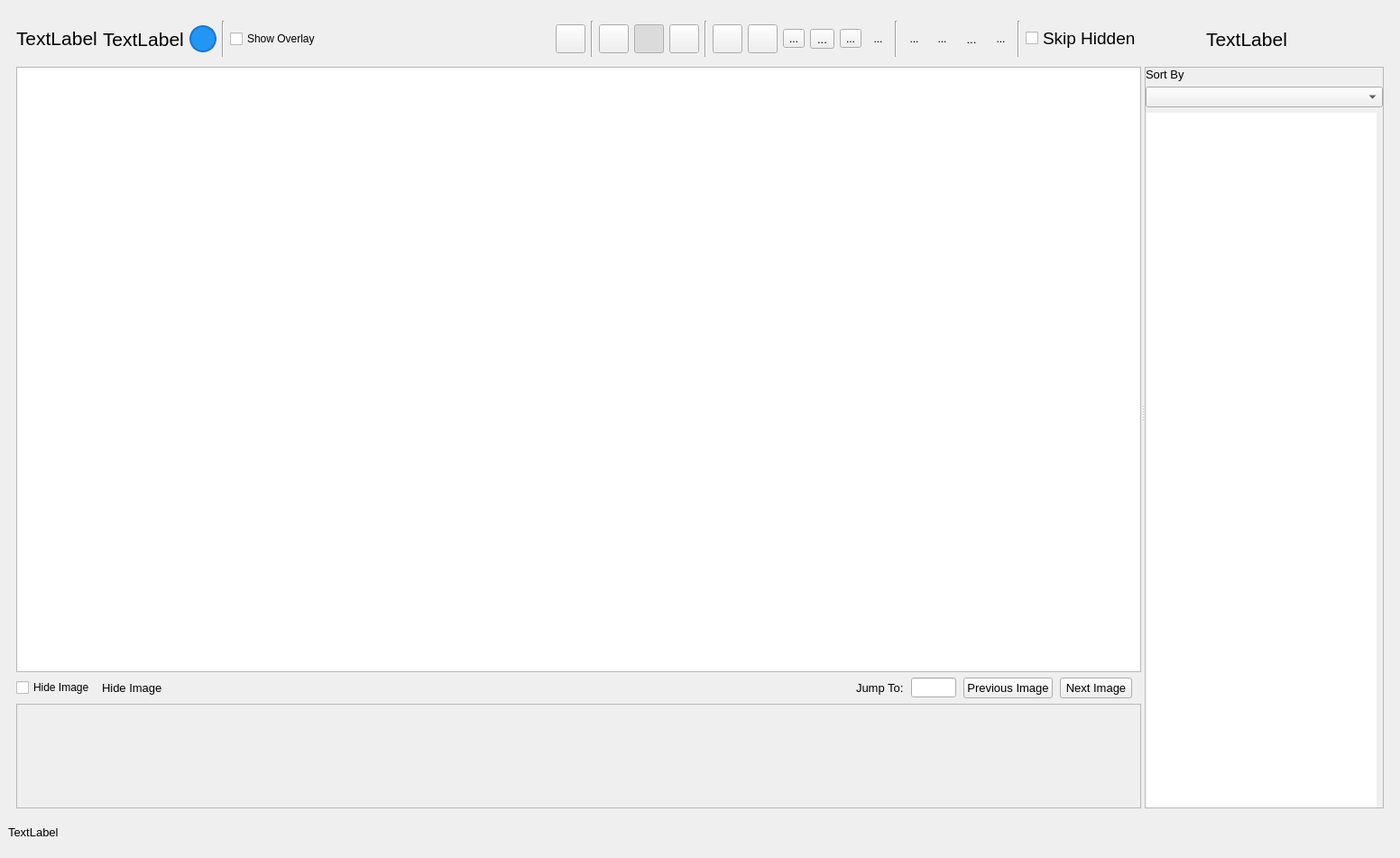
<?xml version="1.0" encoding="UTF-8"?>
<ui version="4.0">
 <class>Viewer</class>
 <widget class="QMainWindow" name="Viewer">
  <property name="geometry">
   <rect>
    <x>0</x>
    <y>0</y>
    <width>1552</width>
    <height>951</height>
   </rect>
  </property>
  <property name="windowTitle">
   <string>Automated Drone Image Analysis Tool :: Viewer - Sponsored by TEXSAR</string>
  </property>
  <property name="windowIcon">
   <iconset resource="../../../resources.qrc">
    <normaloff>:/ADIAT.ico</normaloff>:/ADIAT.ico</iconset>
  </property>
  <widget class="QWidget" name="outerWidget">
   <layout class="QVBoxLayout" name="verticalLayout">
    <property name="spacing">
     <number>6</number>
    </property>
    <property name="bottomMargin">
     <number>9</number>
    </property>
    <item>
     <widget class="QWidget" name="mainWidget" native="true">
      <layout class="QHBoxLayout" name="horizontalLayout_6">
       <property name="bottomMargin">
        <number>0</number>
       </property>
       <item>
        <widget class="QSplitter" name="mainSplitter">
         <property name="orientation">
          <enum>Qt::Horizontal</enum>
         </property>
         <property name="childrenCollapsible">
          <bool>false</bool>
         </property>
         <widget class="QWidget" name="imageWidget" native="true">
          <layout class="QVBoxLayout" name="verticalLayout_3">
           <property name="spacing">
            <number>6</number>
           </property>
           <property name="leftMargin">
            <number>0</number>
           </property>
           <property name="topMargin">
            <number>0</number>
           </property>
           <property name="rightMargin">
            <number>0</number>
           </property>
           <property name="bottomMargin">
            <number>0</number>
           </property>
           <item>
            <widget class="QWidget" name="mainHeaderWidget" native="true">
             <property name="sizePolicy">
              <sizepolicy hsizetype="Preferred" vsizetype="Minimum">
               <horstretch>0</horstretch>
               <verstretch>0</verstretch>
              </sizepolicy>
             </property>
             <property name="minimumSize">
              <size>
               <width>0</width>
               <height>50</height>
              </size>
             </property>
             <property name="maximumSize">
              <size>
               <width>16777215</width>
               <height>50</height>
              </size>
             </property>
             <layout class="QHBoxLayout" name="horizontalLayout_5">
              <property name="leftMargin">
               <number>0</number>
              </property>
              <property name="topMargin">
               <number>5</number>
              </property>
              <property name="rightMargin">
               <number>0</number>
              </property>
              <property name="bottomMargin">
               <number>5</number>
              </property>
              <item>
               <widget class="QLabel" name="fileNameLabel">
                <property name="sizePolicy">
                 <sizepolicy hsizetype="Preferred" vsizetype="Preferred">
                  <horstretch>0</horstretch>
                  <verstretch>0</verstretch>
                 </sizepolicy>
                </property>
                <property name="minimumSize">
                 <size>
                  <width>10</width>
                  <height>0</height>
                 </size>
                </property>
                <property name="font">
                 <font>
                  <pointsize>16</pointsize>
                 </font>
                </property>
                <property name="text">
                 <string>TextLabel</string>
                </property>
                <property name="textInteractionFlags">
                 <set>Qt::LinksAccessibleByMouse|Qt::TextSelectableByKeyboard|Qt::TextSelectableByMouse</set>
                </property>
               </widget>
              </item>
              <item>
               <widget class="QLabel" name="indexLabel">
                <property name="sizePolicy">
                 <sizepolicy hsizetype="Preferred" vsizetype="Preferred">
                  <horstretch>0</horstretch>
                  <verstretch>0</verstretch>
                 </sizepolicy>
                </property>
                <property name="font">
                 <font>
                  <pointsize>16</pointsize>
                 </font>
                </property>
                <property name="text">
                 <string>TextLabel</string>
                </property>
                <property name="alignment">
                 <set>Qt::AlignLeading|Qt::AlignLeft|Qt::AlignVCenter</set>
                </property>
               </widget>
              </item>
              <item>
               <widget class="QToolButton" name="helpButton">
                <property name="minimumSize">
                 <size>
                  <width>30</width>
                  <height>30</height>
                 </size>
                </property>
                <property name="maximumSize">
                 <size>
                  <width>30</width>
                  <height>30</height>
                 </size>
                </property>
                <property name="font">
                 <font>
                  <pointsize>16</pointsize>
                  <bold>true</bold>
                 </font>
                </property>
                <property name="toolTip">
                 <string>View keyboard shortcuts and help</string>
                </property>
                <property name="styleSheet">
                 <string notr="true">QToolButton {
    background-color: #2196F3;
    color: white;
    border: 2px solid #1976D2;
    border-radius: 15px;
    font-weight: bold;
}
QToolButton:hover {
    background-color: #1976D2;
}
QToolButton:pressed {
    background-color: #0D47A1;
}</string>
                </property>
                <property name="text">
                 <string/>
                </property>
                <property name="iconSize">
                 <size>
                  <width>25</width>
                  <height>25</height>
                 </size>
                </property>
               </widget>
              </item>
              <item>
               <widget class="Line" name="line_3">
                <property name="orientation">
                 <enum>Qt::Vertical</enum>
                </property>
               </widget>
              </item>
              <item>
               <widget class="QCheckBox" name="showOverlayCheckBox">
                <property name="toolTip">
                 <string>Toggle the detection overlay on the image.
When enabled, shows processed image with detected objects highlighted.
When disabled, shows the original unprocessed image.
Use to compare original image with detection results.</string>
                </property>
                <property name="text">
                 <string>Show Overlay</string>
                </property>
               </widget>
              </item>
              <item>
               <spacer name="horizontalSpacer_3">
                <property name="orientation">
                 <enum>Qt::Horizontal</enum>
                </property>
                <property name="sizeHint" stdset="0">
                 <size>
                  <width>224</width>
                  <height>20</height>
                 </size>
                </property>
               </spacer>
              </item>
              <item>
               <widget class="QToolButton" name="galleryModeButton">
                <property name="toolTip">
                 <string>Toggle Gallery Mode (G)
Shows all AOIs from all images in a grid view</string>
                </property>
                <property name="text">
                 <string/>
                </property>
                <property name="iconSize">
                 <size>
                  <width>25</width>
                  <height>25</height>
                 </size>
                </property>
                <property name="checkable">
                 <bool>true</bool>
                </property>
                <property name="checked">
                 <bool>false</bool>
                </property>
               </widget>
              </item>
              <item>
               <widget class="Line" name="line_2">
                <property name="orientation">
                 <enum>Qt::Vertical</enum>
                </property>
               </widget>
              </item>
              <item>
               <widget class="QToolButton" name="showPOIsButton">
                <property name="toolTip">
                 <string>Highlight Pixels of Interest(H)</string>
                </property>
                <property name="text">
                 <string/>
                </property>
                <property name="iconSize">
                 <size>
                  <width>25</width>
                  <height>25</height>
                 </size>
                </property>
                <property name="checkable">
                 <bool>true</bool>
                </property>
                <property name="checked">
                 <bool>false</bool>
                </property>
               </widget>
              </item>
              <item>
               <widget class="QToolButton" name="showAOIsButton">
                <property name="toolTip">
                 <string>Show AOIs</string>
                </property>
                <property name="text">
                 <string/>
                </property>
                <property name="iconSize">
                 <size>
                  <width>25</width>
                  <height>25</height>
                 </size>
                </property>
                <property name="checkable">
                 <bool>true</bool>
                </property>
                <property name="checked">
                 <bool>true</bool>
                </property>
               </widget>
              </item>
              <item>
               <widget class="QToolButton" name="thermalHistogramButton">
                <property name="toolTip">
                 <string>Open Histogram</string>
                </property>
                <property name="text">
                 <string/>
                </property>
                <property name="iconSize">
                 <size>
                  <width>25</width>
                  <height>25</height>
                 </size>
                </property>
               </widget>
              </item>
              <item>
               <widget class="Line" name="line_7">
                <property name="orientation">
                 <enum>Qt::Vertical</enum>
                </property>
               </widget>
              </item>
              <item>
               <widget class="QToolButton" name="GPSMapButton">
                <property name="toolTip">
                 <string>Map with Image Locations (M)</string>
                </property>
                <property name="text">
                 <string/>
                </property>
                <property name="iconSize">
                 <size>
                  <width>25</width>
                  <height>25</height>
                 </size>
                </property>
               </widget>
              </item>
              <item>
               <widget class="QToolButton" name="rotateImageButton">
                <property name="toolTip">
                 <string>North-Oriented View of Image (R)</string>
                </property>
                <property name="text">
                 <string/>
                </property>
                <property name="iconSize">
                 <size>
                  <width>25</width>
                  <height>25</height>
                 </size>
                </property>
               </widget>
              </item>
              <item>
               <widget class="QToolButton" name="adjustmentsButton">
                <property name="toolTip">
                 <string>Adjust Image (Ctrl+H)</string>
                </property>
                <property name="text">
                 <string>...</string>
                </property>
                <property name="icon">
                 <iconset resource="../../../resources.qrc">
                  <normaloff>:/icons/dark/adjustments.png</normaloff>:/icons/dark/adjustments.png</iconset>
                </property>
                <property name="iconSize">
                 <size>
                  <width>25</width>
                  <height>25</height>
                 </size>
                </property>
                <property name="iconName" stdset="0">
                 <string>adjustments.png</string>
                </property>
               </widget>
              </item>
              <item>
               <widget class="QToolButton" name="measureButton">
                <property name="font">
                 <font>
                  <pointsize>10</pointsize>
                 </font>
                </property>
                <property name="toolTip">
                 <string>Measure Distance (Ctrl+M)</string>
                </property>
                <property name="text">
                 <string>...</string>
                </property>
                <property name="icon">
                 <iconset resource="../../../resources.qrc">
                  <normaloff>:/icons/ruler.png</normaloff>:/icons/ruler.png</iconset>
                </property>
                <property name="iconSize">
                 <size>
                  <width>25</width>
                  <height>25</height>
                 </size>
                </property>
                <property name="iconName" stdset="0">
                 <string>ruler.png</string>
                </property>
               </widget>
              </item>
              <item>
               <widget class="QToolButton" name="personOverlayButton">
                <property name="toolTip">
                 <string>Person Size Reference (Ctrl+P)</string>
                </property>
                <property name="text">
                 <string>...</string>
                </property>
                <property name="iconSize">
                 <size>
                  <width>25</width>
                  <height>25</height>
                 </size>
                </property>
                <property name="iconName" stdset="0">
                 <string>person.png</string>
                </property>
               </widget>
              </item>
              <item>
               <widget class="QToolButton" name="magnifyButton">
                <property name="toolTip">
                 <string>Toggle Magnifying Glass (Middle Mouse)</string>
                </property>
                <property name="styleSheet">
                 <string notr="true">QToolButton {
    border: 1px solid transparent;
    border-radius: 4px;
    padding: 2px;
}
QToolButton:hover {
    border: 1px solid #888;
    background-color: rgba(136, 136, 136, 0.1);
}
QToolButton:pressed {
    background-color: rgba(136, 136, 136, 0.2);
}</string>
                </property>
                <property name="text">
                 <string>...</string>
                </property>
                <property name="icon">
                 <iconset>
                  <normaloff>:/icons/dark/icons/dark_theme/magnify.png</normaloff>:/icons/dark/icons/dark_theme/magnify.png</iconset>
                </property>
                <property name="iconSize">
                 <size>
                  <width>25</width>
                  <height>25</height>
                 </size>
                </property>
                <property name="iconName" stdset="0">
                 <string>magnify.png</string>
                </property>
               </widget>
              </item>
              <item>
               <widget class="Line" name="line_4">
                <property name="orientation">
                 <enum>Qt::Vertical</enum>
                </property>
               </widget>
              </item>
              <item>
               <widget class="QToolButton" name="kmlButton">
                <property name="toolTip">
                 <string>Map Export (KML / CalTopo)</string>
                </property>
                <property name="styleSheet">
                 <string notr="true">QToolButton {
    border: 1px solid transparent;
    border-radius: 4px;
    padding: 2px;
}
QToolButton:hover {
    border: 1px solid #888;
    background-color: rgba(136, 136, 136, 0.1);
}
QToolButton:pressed {
    background-color: rgba(136, 136, 136, 0.2);
}</string>
                </property>
                <property name="text">
                 <string>...</string>
                </property>
                <property name="icon">
                 <iconset resource="../../../resources.qrc">
                  <normaloff>:/icons/map.png</normaloff>:/icons/map.png</iconset>
                </property>
                <property name="iconSize">
                 <size>
                  <width>25</width>
                  <height>25</height>
                 </size>
                </property>
                <property name="iconName" stdset="0">
                 <string>map.png</string>
                </property>
               </widget>
              </item>
              <item>
               <widget class="QToolButton" name="pdfButton">
                <property name="toolTip">
                 <string>Generate PDF Report</string>
                </property>
                <property name="styleSheet">
                 <string notr="true">QToolButton {
    border: 1px solid transparent;
    border-radius: 4px;
    padding: 2px;
}
QToolButton:hover {
    border: 1px solid #888;
    background-color: rgba(136, 136, 136, 0.1);
}
QToolButton:pressed {
    background-color: rgba(136, 136, 136, 0.2);
}</string>
                </property>
                <property name="text">
                 <string>...</string>
                </property>
                <property name="icon">
                 <iconset resource="../../../resources.qrc">
                  <normaloff>:/icons/pdf.png</normaloff>:/icons/pdf.png</iconset>
                </property>
                <property name="iconSize">
                 <size>
                  <width>25</width>
                  <height>25</height>
                 </size>
                </property>
                <property name="iconName" stdset="0">
                 <string>pdf.png</string>
                </property>
               </widget>
              </item>
              <item>
               <widget class="QToolButton" name="zipButton">
                <property name="font">
                 <font>
                  <pointsize>10</pointsize>
                 </font>
                </property>
                <property name="toolTip">
                 <string>Generate Zip Bundle</string>
                </property>
                <property name="styleSheet">
                 <string notr="true">QToolButton {
    border: 1px solid transparent;
    border-radius: 4px;
    padding: 2px;
}
QToolButton:hover {
    border: 1px solid #888;
    background-color: rgba(136, 136, 136, 0.1);
}
QToolButton:pressed {
    background-color: rgba(136, 136, 136, 0.2);
}</string>
                </property>
                <property name="text">
                 <string>...</string>
                </property>
                <property name="icon">
                 <iconset resource="../../../resources.qrc">
                  <normaloff>:/icons/zip.png</normaloff>:/icons/zip.png</iconset>
                </property>
                <property name="iconSize">
                 <size>
                  <width>25</width>
                  <height>25</height>
                 </size>
                </property>
                <property name="iconName" stdset="0">
                 <string>zip.png</string>
                </property>
               </widget>
              </item>
              <item>
               <widget class="QToolButton" name="teamPlanningButton">
                <property name="toolTip">
                 <string>Plan Verification (T)</string>
                </property>
                <property name="styleSheet">
                 <string notr="true">QToolButton {
    border: 1px solid transparent;
    border-radius: 4px;
    padding: 2px;
}
QToolButton:hover {
    border: 1px solid #888;
    background-color: rgba(136, 136, 136, 0.1);
}
QToolButton:pressed {
    background-color: rgba(136, 136, 136, 0.2);
}</string>
                </property>
                <property name="text">
                 <string>...</string>
                </property>
                <property name="iconSize">
                 <size>
                  <width>25</width>
                  <height>25</height>
                 </size>
                </property>
               </widget>
              </item>
              <item>
               <widget class="Line" name="line">
                <property name="orientation">
                 <enum>Qt::Vertical</enum>
                </property>
               </widget>
              </item>
              <item>
               <widget class="QCheckBox" name="skipHidden">
                <property name="sizePolicy">
                 <sizepolicy hsizetype="Maximum" vsizetype="Fixed">
                  <horstretch>0</horstretch>
                  <verstretch>0</verstretch>
                 </sizepolicy>
                </property>
                <property name="font">
                 <font>
                  <pointsize>14</pointsize>
                 </font>
                </property>
                <property name="toolTip">
                 <string>Skip hidden images when navigating.
When enabled, Previous/Next buttons will skip over images marked as hidden.
Use to focus on images that haven't been reviewed or marked for exclusion.
Keyboard shortcut: H to hide/unhide current image</string>
                </property>
                <property name="text">
                 <string>Skip Hidden</string>
                </property>
               </widget>
              </item>
             </layout>
            </widget>
           </item>
           <item>
            <widget class="QGraphicsView" name="placeholderImage">
             <property name="sizePolicy">
              <sizepolicy hsizetype="Expanding" vsizetype="MinimumExpanding">
               <horstretch>0</horstretch>
               <verstretch>0</verstretch>
              </sizepolicy>
             </property>
             <property name="minimumSize">
              <size>
               <width>0</width>
               <height>0</height>
              </size>
             </property>
             <property name="font">
              <font>
               <pointsize>9</pointsize>
              </font>
             </property>
            </widget>
           </item>
           <item>
            <layout class="QHBoxLayout" name="ButtonLayout">
             <property name="spacing">
              <number>8</number>
             </property>
             <property name="rightMargin">
              <number>10</number>
             </property>
             <item>
              <widget class="QCheckBox" name="hideImageCheckbox">
               <property name="toolTip">
                <string>Mark current image as hidden.
Hidden images can be excluded from reports, exports, and navigation.
Use to remove images with false positives or no relevant detections.
When &quot;Skip Hidden&quot; is enabled, hidden images are skipped during navigation.
Keyboard shortcut: H</string>
               </property>
               <property name="text">
                <string>Hide Image</string>
               </property>
              </widget>
             </item>
             <item>
              <widget class="QLabel" name="hideImageLabel">
               <property name="font">
                <font>
                 <pointsize>10</pointsize>
                </font>
               </property>
               <property name="toolTip">
                <string>Displays the name of the currently hidden image.
When an image is marked as hidden, its filename appears here.
Hidden images are excluded from navigation when &quot;Skip Hidden&quot; is enabled.</string>
               </property>
               <property name="frameShadow">
                <enum>QFrame::Plain</enum>
               </property>
               <property name="text">
                <string>Hide Image</string>
               </property>
               <property name="margin">
                <number>0</number>
               </property>
              </widget>
             </item>
             <item>
              <spacer name="horizontalSpacer_2">
               <property name="orientation">
                <enum>Qt::Horizontal</enum>
               </property>
               <property name="sizeHint" stdset="0">
                <size>
                 <width>40</width>
                 <height>20</height>
                </size>
               </property>
              </spacer>
             </item>
             <item>
              <widget class="QLabel" name="jumpToLabel">
               <property name="font">
                <font>
                 <pointsize>10</pointsize>
                </font>
               </property>
               <property name="toolTip">
                <string>Jump directly to a specific image number.
Enter an image number and press Enter to navigate instantly.
Useful for reviewing specific images or returning to a noted location.</string>
               </property>
               <property name="text">
                <string>Jump To:</string>
               </property>
              </widget>
             </item>
             <item>
              <widget class="QLineEdit" name="jumpToLine">
               <property name="sizePolicy">
                <sizepolicy hsizetype="Fixed" vsizetype="Fixed">
                 <horstretch>0</horstretch>
                 <verstretch>0</verstretch>
                </sizepolicy>
               </property>
               <property name="minimumSize">
                <size>
                 <width>50</width>
                 <height>0</height>
                </size>
               </property>
               <property name="maximumSize">
                <size>
                 <width>50</width>
                 <height>16777215</height>
                </size>
               </property>
               <property name="toolTip">
                <string>Enter an image number (1 to total) and press Enter.
Quickly navigate to any image in the analysis results.
Example: Type &quot;25&quot; and press Enter to jump to image #25</string>
               </property>
              </widget>
             </item>
             <item>
              <widget class="QPushButton" name="previousImageButton">
               <property name="font">
                <font>
                 <pointsize>10</pointsize>
                </font>
               </property>
               <property name="text">
                <string>Previous Image</string>
               </property>
               <property name="icon">
                <iconset resource="../../../resources.qrc">
                 <normaloff>:/icons/previous.png</normaloff>:/icons/previous.png</iconset>
               </property>
               <property name="iconName" stdset="0">
                <string>previous.png</string>
               </property>
              </widget>
             </item>
             <item>
              <widget class="QPushButton" name="nextImageButton">
               <property name="font">
                <font>
                 <pointsize>10</pointsize>
                </font>
               </property>
               <property name="layoutDirection">
                <enum>Qt::RightToLeft</enum>
               </property>
               <property name="text">
                <string>Next Image</string>
               </property>
               <property name="icon">
                <iconset resource="../../../resources.qrc">
                 <normaloff>:/icons/next.png</normaloff>:/icons/next.png</iconset>
               </property>
               <property name="iconName" stdset="0">
                <string>next.png</string>
               </property>
              </widget>
             </item>
            </layout>
           </item>
           <item>
            <widget class="QScrollArea" name="thumbnailScrollArea">
             <property name="sizePolicy">
              <sizepolicy hsizetype="Expanding" vsizetype="Fixed">
               <horstretch>0</horstretch>
               <verstretch>0</verstretch>
              </sizepolicy>
             </property>
             <property name="minimumSize">
              <size>
               <width>0</width>
               <height>116</height>
              </size>
             </property>
             <property name="maximumSize">
              <size>
               <width>16777215</width>
               <height>116</height>
              </size>
             </property>
             <property name="verticalScrollBarPolicy">
              <enum>Qt::ScrollBarAlwaysOff</enum>
             </property>
             <property name="widgetResizable">
              <bool>true</bool>
             </property>
             <widget class="QWidget" name="scrollAreaWidgetContents">
              <property name="geometry">
               <rect>
                <x>0</x>
                <y>0</y>
                <width>1230</width>
                <height>96</height>
               </rect>
              </property>
              <property name="sizePolicy">
               <sizepolicy hsizetype="Preferred" vsizetype="Minimum">
                <horstretch>0</horstretch>
                <verstretch>0</verstretch>
               </sizepolicy>
              </property>
              <property name="minimumSize">
               <size>
                <width>0</width>
                <height>96</height>
               </size>
              </property>
              <property name="maximumSize">
               <size>
                <width>16777215</width>
                <height>96</height>
               </size>
              </property>
              <layout class="QHBoxLayout" name="thumbnailLayout">
               <item>
                <layout class="QHBoxLayout" name="horizontalLayout"/>
               </item>
              </layout>
             </widget>
            </widget>
           </item>
          </layout>
         </widget>
         <widget class="QWidget" name="aoiWidget" native="true">
          <layout class="QVBoxLayout" name="verticalLayout_4">
           <property name="spacing">
            <number>6</number>
           </property>
           <property name="leftMargin">
            <number>0</number>
           </property>
           <property name="topMargin">
            <number>0</number>
           </property>
           <property name="rightMargin">
            <number>0</number>
           </property>
           <property name="bottomMargin">
            <number>0</number>
           </property>
           <item>
            <widget class="QWidget" name="aoiHeaderWidget" native="true">
             <property name="sizePolicy">
              <sizepolicy hsizetype="Fixed" vsizetype="Minimum">
               <horstretch>0</horstretch>
               <verstretch>0</verstretch>
              </sizepolicy>
             </property>
             <property name="minimumSize">
              <size>
               <width>250</width>
               <height>50</height>
              </size>
             </property>
             <property name="maximumSize">
              <size>
               <width>294</width>
               <height>50</height>
              </size>
             </property>
             <layout class="QHBoxLayout" name="horizontalLayout_3">
              <property name="leftMargin">
               <number>0</number>
              </property>
              <property name="topMargin">
               <number>5</number>
              </property>
              <property name="rightMargin">
               <number>0</number>
              </property>
              <property name="bottomMargin">
               <number>5</number>
              </property>
              <item>
               <spacer name="aoiHeaderLeftSpacer">
                <property name="orientation">
                 <enum>Qt::Horizontal</enum>
                </property>
                <property name="sizeHint" stdset="0">
                 <size>
                  <width>40</width>
                  <height>20</height>
                 </size>
                </property>
               </spacer>
              </item>
              <item>
               <widget class="QLabel" name="areaCountLabel">
                <property name="sizePolicy">
                 <sizepolicy hsizetype="Minimum" vsizetype="Preferred">
                  <horstretch>0</horstretch>
                  <verstretch>0</verstretch>
                 </sizepolicy>
                </property>
                <property name="font">
                 <font>
                  <pointsize>16</pointsize>
                 </font>
                </property>
                <property name="text">
                 <string>TextLabel</string>
                </property>
                <property name="alignment">
                 <set>Qt::AlignCenter</set>
                </property>
               </widget>
              </item>
              <item>
               <widget class="QToolButton" name="filterButton">
                <property name="toolTip">
                 <string>Filter AOIs by color and pixel area</string>
                </property>
                <property name="styleSheet">
                 <string notr="true">QToolButton {
    border: 1px solid transparent;
    border-radius: 4px;
    padding: 2px;
}
QToolButton:hover {
    border: 1px solid #888;
    background-color: rgba(136, 136, 136, 0.1);
}
QToolButton:pressed {
    background-color: rgba(136, 136, 136, 0.2);
}</string>
                </property>
                <property name="text">
                 <string/>
                </property>
                <property name="iconSize">
                 <size>
                  <width>25</width>
                  <height>25</height>
                 </size>
                </property>
               </widget>
              </item>
              <item>
               <spacer name="aoiHeaderRightSpacer">
                <property name="orientation">
                 <enum>Qt::Horizontal</enum>
                </property>
                <property name="sizeHint" stdset="0">
                 <size>
                  <width>40</width>
                  <height>20</height>
                 </size>
                </property>
               </spacer>
              </item>
             </layout>
            </widget>
           </item>
           <item>
            <widget class="QFrame" name="aoiFrame">
             <property name="frameShape">
              <enum>QFrame::StyledPanel</enum>
             </property>
             <property name="frameShadow">
              <enum>QFrame::Sunken</enum>
             </property>
             <layout class="QVBoxLayout" name="verticalLayout_2">
              <property name="leftMargin">
               <number>0</number>
              </property>
              <property name="topMargin">
               <number>0</number>
              </property>
              <property name="rightMargin">
               <number>0</number>
              </property>
              <property name="bottomMargin">
               <number>0</number>
              </property>
              <item>
               <widget class="QLabel" name="aoiSortLabel">
                <property name="font">
                 <font>
                  <pointsize>10</pointsize>
                 </font>
                </property>
                <property name="text">
                 <string>Sort By</string>
                </property>
               </widget>
              </item>
              <item>
               <widget class="QComboBox" name="aoiSortComboBox">
                <property name="font">
                 <font>
                  <pointsize>10</pointsize>
                 </font>
                </property>
                <property name="toolTip">
                 <string>Sort Areas of Interest (AOIs) in the list.
Choose how to order the detected objects:
• Pixel Area: Sort by size (largest to smallest)
• Distance: Sort by distance from image center or reference point
• Color: Group by similar colors
• Detection Order: Original order from analysis
Sorting helps prioritize review of larger or closer objects.</string>
                </property>
                <property name="currentText">
                 <string/>
                </property>
               </widget>
              </item>
              <item>
               <widget class="QListWidget" name="aoiListWidget">
                <property name="sizePolicy">
                 <sizepolicy hsizetype="Fixed" vsizetype="Expanding">
                  <horstretch>0</horstretch>
                  <verstretch>0</verstretch>
                 </sizepolicy>
                </property>
                <property name="minimumSize">
                 <size>
                  <width>250</width>
                  <height>0</height>
                 </size>
                </property>
                <property name="frameShape">
                 <enum>QFrame::NoFrame</enum>
                </property>
               </widget>
              </item>
             </layout>
            </widget>
           </item>
          </layout>
         </widget>
        </widget>
       </item>
      </layout>
     </widget>
    </item>
    <item>
     <widget class="QWidget" name="statusBarWidget" native="true">
      <property name="maximumSize">
       <size>
        <width>16777215</width>
        <height>40</height>
       </size>
      </property>
      <layout class="QHBoxLayout" name="horizontalLayout_4">
       <property name="leftMargin">
        <number>0</number>
       </property>
       <property name="topMargin">
        <number>0</number>
       </property>
       <property name="rightMargin">
        <number>0</number>
       </property>
       <property name="bottomMargin">
        <number>0</number>
       </property>
       <item>
        <widget class="QLabel" name="statusBar">
         <property name="sizePolicy">
          <sizepolicy hsizetype="MinimumExpanding" vsizetype="Preferred">
           <horstretch>0</horstretch>
           <verstretch>0</verstretch>
          </sizepolicy>
         </property>
         <property name="font">
          <font>
           <pointsize>10</pointsize>
          </font>
         </property>
         <property name="text">
          <string>TextLabel</string>
         </property>
        </widget>
       </item>
      </layout>
     </widget>
    </item>
   </layout>
  </widget>
  <action name="actionOpen">
   <property name="text">
    <string>Open</string>
   </property>
  </action>
 </widget>
 <resources>
  <include location="../../../resources.qrc"/>
 </resources>
 <connections/>
</ui>
